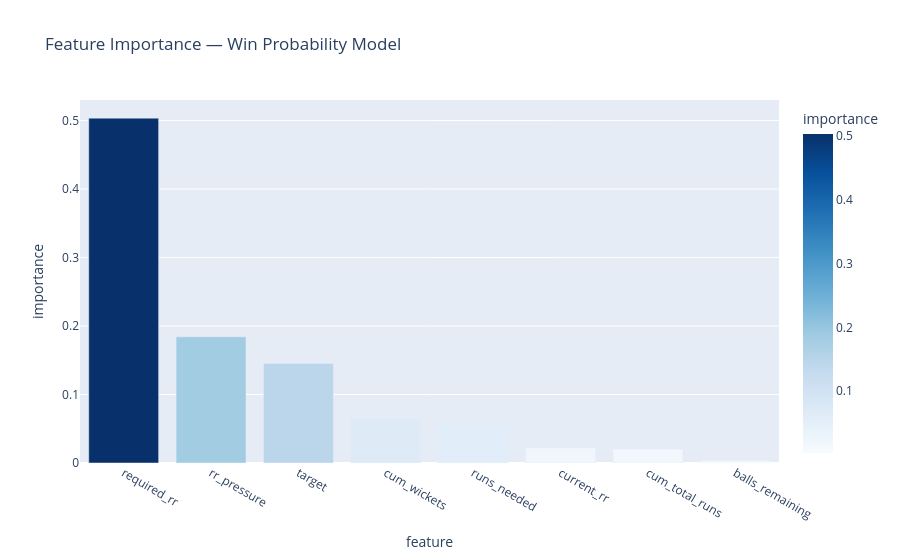

Here is the notebook cell this chart was saved with:
### Code cell
# Confusion matrix
cm = confusion_matrix(y_test, y_pred)
print("Confusion Matrix:")
print(f"                 Predicted Loss  Predicted Win")
print(f"Actual Loss      {cm[0][0]:>14}  {cm[0][1]:>13}")
print(f"Actual Win       {cm[1][0]:>14}  {cm[1][1]:>13}")

# Feature importance — what does the model rely on most?
importance_df = pd.DataFrame({
    "feature":   features,
    "importance": model.feature_importances_
}).sort_values("importance", ascending=False)

print("\nFeature Importances:")
print(importance_df)

fig = px.bar(importance_df, x="feature", y="importance",
             title="Feature Importance — Win Probability Model",
             color="importance",
             color_continuous_scale="Blues")
fig.show()

### Figure 1 — Plotly figure (JSON) as saved in the notebook; plotly's stock layout.template omitted (floating-point values rounded to 4 significant figures)
{"data": [{"hovertemplate": "feature=%{x}<br>importance=%{marker.color}<extra></extra>", "legendgroup": "", "marker": {"color": [0.5035, 0.1842, 0.1454, 0.06531, 0.05686, 0.02174, 0.0202, 0.002762], "coloraxis": "coloraxis", "pattern": {"shape": ""}}, "name": "", "orientation": "v", "showlegend": false, "textposition": "auto", "type": "bar", "x": ["required_rr", "rr_pressure", "target", "cum_wickets", "runs_needed", "current_rr", "cum_total_runs", "balls_remaining"], "xaxis": "x", "y": [0.5035, 0.1842, 0.1454, 0.06531, 0.05686, 0.02174, 0.0202, 0.002762], "yaxis": "y"}], "layout": {"barmode": "relative", "coloraxis": {"colorbar": {"title": {"text": "importance"}}, "colorscale": [[0, "rgb(247,251,255)"], [0.125, "rgb(222,235,247)"], [0.25, "rgb(198,219,239)"], [0.375, "rgb(158,202,225)"], [0.5, "rgb(107,174,214)"], [0.625, "rgb(66,146,198)"], [0.75, "rgb(33,113,181)"], [0.875, "rgb(8,81,156)"], [1, "rgb(8,48,107)"]]}, "legend": {"tracegroupgap": 0}, "title": {"text": "Feature Importance — Win Probability Model"}, "xaxis": {"anchor": "y", "domain": [0, 1], "title": {"text": "feature"}}, "yaxis": {"anchor": "x", "domain": [0, 1], "title": {"text": "importance"}}}}
